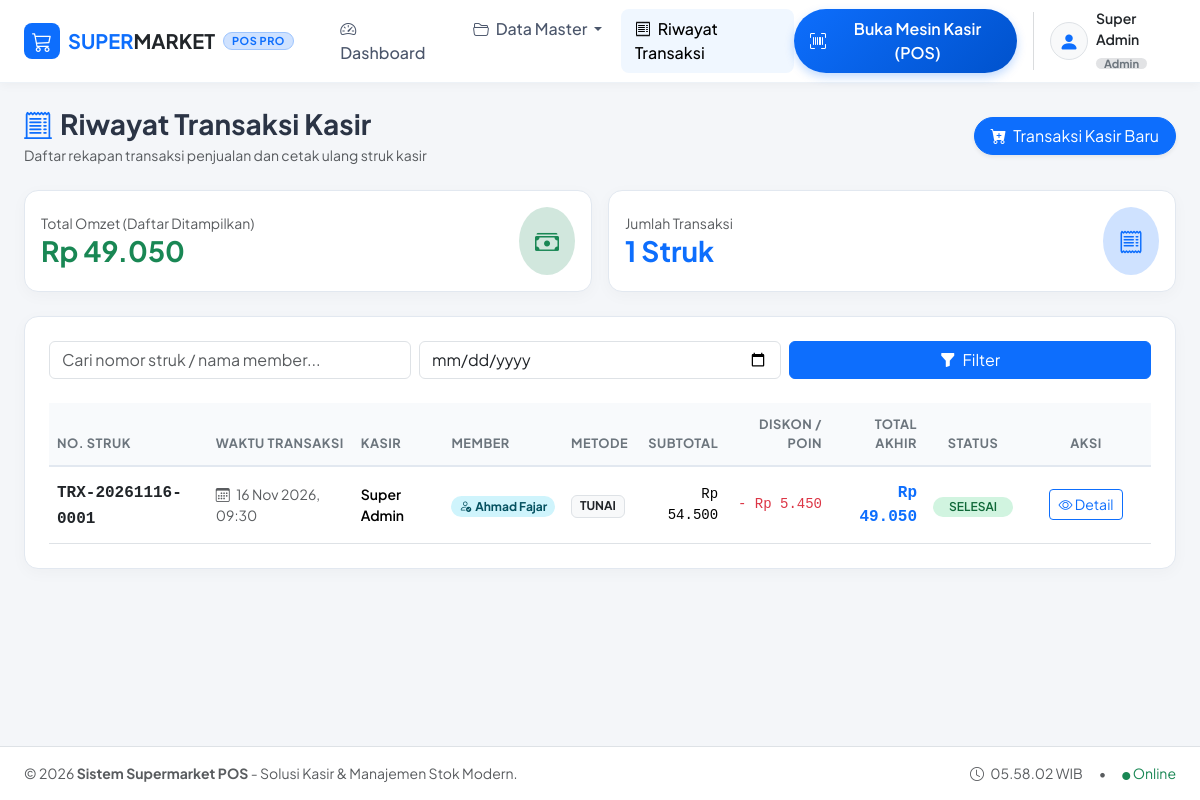
/riwayat.php, run on the app's committed database.
### tables this page shows
CREATE TABLE `pengguna` (
  `id` int NOT NULL,
  `nama_pengguna` varchar(100) NOT NULL,
  `jabatan` enum('Admin','Kasir','Manager') NOT NULL DEFAULT 'Kasir',
  `username` varchar(50) NOT NULL,
  `password` varchar(255) NOT NULL
);

CREATE TABLE `transaksi` (
  `id` int NOT NULL,
  `nomor_struk` varchar(50) NOT NULL,
  `id_kasir` int NOT NULL,
  `id_member` int DEFAULT NULL,
  `id_promo` int DEFAULT NULL,
  `subtotal` decimal(12,2) NOT NULL DEFAULT '0.00',
  `total_diskon` decimal(12,2) NOT NULL DEFAULT '0.00',
  `poin_dipakai` int NOT NULL DEFAULT '0',
  `poin_didapat` int NOT NULL DEFAULT '0',
  `total_akhir` decimal(12,2) NOT NULL DEFAULT '0.00',
  `metode_bayar` enum('TUNAI','QRIS','DEBIT','TRANSFER') NOT NULL DEFAULT 'TUNAI',
  `jumlah_bayar` decimal(12,2) NOT NULL DEFAULT '0.00',
  `kembalian` decimal(12,2) NOT NULL DEFAULT '0.00',
  `status` enum('SELESAI','PENDING','BATAL') NOT NULL DEFAULT 'SELESAI',
  `waktu_transaksi` datetime NOT NULL DEFAULT CURRENT_TIMESTAMP
);

CREATE TABLE `member` (
  `id` int NOT NULL,
  `nama_member` varchar(100) NOT NULL,
  `no_telepon` varchar(25) NOT NULL,
  `poin` int NOT NULL DEFAULT '0',
  `tanggal_daftar` date NOT NULL
);

### includes/functions.php (called while the page is built, shortened)
<?php
function format_rupiah($angka) {
    return 'Rp ' . number_format((float)$angka, 0, ',', '.');
}
function clean($data) {
    return htmlspecialchars(trim($data ?? ''), ENT_QUOTES, 'UTF-8');
}
function current_user() {
    $pdo = getDbConnection();
    $stmt = $pdo->query("SELECT * FROM pengguna ORDER BY id ASC LIMIT 1");
    $user = $stmt->fetch();
    if ($user) {
        return $user;
    }
    return [
        'id' => 1,
        'nama_pengguna' => 'Admin Kasir',
        'jabatan' => 'Kasir',
        'username' => 'kasir'
    ];
}

### riwayat.php (the view, shortened to what this page needs)
<?php
require_once __DIR__ . '/includes/header.php';
$pdo = getDbConnection();
$filterDate = clean($_GET['date'] ?? '');
$searchStruk = clean($_GET['search'] ?? '');
$sql = "
    SELECT t.*, p.nama_pengguna as nama_kasir, m.nama_member, pr.nama_promo
    FROM transaksi t
    LEFT JOIN pengguna p ON t.id_kasir = p.id
    LEFT JOIN member m ON t.id_member = m.id
    LEFT JOIN promo pr ON t.id_promo = pr.id
    WHERE 1=1
";
$params = [];
$sql .= " ORDER BY t.id DESC LIMIT 100";
$stmt = $pdo->prepare($sql);
$stmt->execute($params);
$transaksis = $stmt->fetchAll();
$totalPenjualan = array_sum(array_column($transaksis, 'total_akhir'));
$countTrans = count($transaksis);
?>
<div class="row align-items-center mb-4">
    <div class="col-md-6">
        <h3 class="fw-bold mb-1"><i class="bi bi-receipt-cutoff text-primary me-2"></i>Riwayat Transaksi Kasir</h3>
        <p class="text-muted small mb-0">Daftar rekapan transaksi penjualan dan cetak ulang struk kasir</p>
    </div>
    <div class="col-md-6 text-md-end mt-3 mt-md-0">
        <a href="kasir.php" class="btn btn-primary rounded-pill px-3 shadow-sm">
            <i class="bi bi-cart-plus-fill me-1"></i> Transaksi Kasir Baru
        </a>
    </div>
</div>
<div class="row g-3 mb-4">
    <div class="col-md-6">
        <div class="card card-custom p-3">
            <div class="d-flex align-items-center justify-content-between">
                <div>
                    <div class="text-muted small">Total Omzet (Daftar Ditampilkan)</div>
                    <h3 class="fw-bold mb-0 text-success"><?= format_rupiah($totalPenjualan) ?></h3>
                </div>
                <div class="bg-success-subtle text-success p-3 rounded-circle">
                    <i class="bi bi-cash-stack fs-4"></i>
                </div>
            </div>
        </div>
    </div>
    <div class="col-md-6">
        <div class="card card-custom p-3">
            <div class="d-flex align-items-center justify-content-between">
                <div>
                    <div class="text-muted small">Jumlah Transaksi</div>
                    <h3 class="fw-bold mb-0 text-primary"><?= number_format($countTrans) ?> Struk</h3>
                </div>
                <div class="bg-primary-subtle text-primary p-3 rounded-circle">
                    <i class="bi bi-receipt fs-4"></i>
                </div>
            </div>
        </div>
    </div>
</div>
<div class="card card-custom">
    <div class="card-body p-4">
        <form method="GET" class="row g-2 mb-4">
            <div class="col-md-4">
                <input type="text" name="search" class="form-control" placeholder="Cari nomor struk / nama member..." value="<?= htmlspecialchars($searchStruk) ?>">
            </div>
            <div class="col-md-4">
                <input type="date" name="date" class="form-control" value="<?= htmlspecialchars($filterDate) ?>">
            </div>
            <div class="col-md-4 d-flex gap-2">
                <button type="submit" class="btn btn-primary w-100"><i class="bi bi-funnel-fill me-1"></i> Filter</button>
            </div>
        </form>
        <div class="table-responsive">
            <table class="table table-custom table-hover align-middle mb-0">
                <thead>
                    <tr>
                        <th>No. Struk</th>
                        <th>Waktu Transaksi</th>
                        <th>Kasir</th>
                        <th>Member</th>
                        <th>Metode</th>
                        <th class="text-end">Subtotal</th>
                        <th class="text-end">Diskon / Poin</th>
                        <th class="text-end">Total Akhir</th>
                        <th class="text-center">Status</th>
                        <th class="text-center" style="width: 130px;">Aksi</th>
                    </tr>
                </thead>
                <tbody>
                    <?php if (empty($transaksis)): ?>
                        <tr>
                            <td colspan="10" class="text-center py-5 text-muted">
                                <i class="bi bi-receipt fs-1 text-secondary opacity-50 d-block mb-2"></i>
                                Belum ada riwayat transaksi yang tercatat.
                            </td>
                        </tr>
                    <?php else: ?>
                        <?php foreach ($transaksis as $t): ?>
                            <tr>
                                <td>
                                    <span class="font-monospace fw-bold text-dark">
                                        <?= htmlspecialchars($t['nomor_struk']) ?>
                                    </span>
                                </td>
                                <td class="small text-muted">
                                    <i class="bi bi-calendar3 me-1"></i> <?= date('d M Y, H:i', strtotime($t['waktu_transaksi'])) ?>
                                </td>
                                <td class="small fw-semibold"><?= htmlspecialchars($t['nama_kasir'] ?? 'Kasir') ?></td>
                                <td>
                                    <?php if ($t['nama_member']): ?>
                                        <span class="badge bg-info-subtle text-info-emphasis rounded-pill">
                                            <i class="bi bi-person-check me-1"></i><?= htmlspecialchars($t['nama_member']) ?>
                                        </span>
                                    <?php else: ?>
                                        <span class="text-muted small">Umum</span>
                                    <?php endif; ?>
                                </td>
                                <td>
                                    <span class="badge bg-light text-dark border">
                                        <?= htmlspecialchars($t['metode_bayar']) ?>
                                    </span>
                                </td>
                                <td class="text-end font-monospace small"><?= format_rupiah($t['subtotal']) ?></td>
                                <td class="text-end font-monospace small text-danger">
                                    <?php
                                        $pot = $t['total_diskon'] + ($t['poin_dipakai'] * 100);
                                        echo $pot > 0 ? '- ' . format_rupiah($pot) : '-';
                                    ?>
                                </td>
                                <td class="text-end font-monospace fw-bold text-primary"><?= format_rupiah($t['total_akhir']) ?></td>
                                <td class="text-center">
                                    <span class="badge badge-subtle-success px-3 py-1 rounded-pill"><?= htmlspecialchars($t['status']) ?></span>
                                </td>
                                <td class="text-center">
                                    <button class="btn btn-sm btn-outline-primary" onclick="viewDetail(<?= $t['id'] ?>)" title="Lihat Detail & Cetak Ulang Struk">
                                        <i class="bi bi-eye"></i> Detail
                                    </button>
                                </td>
                            </tr>
                        <?php endforeach; ?>
                    <?php endif; ?>
                </tbody>
            </table>
        </div>
    </div>
</div>
<?php require_once __DIR__ . '/includes/footer.php'; ?>

### includes/header.php (shortened to what this page needs)
<?php
require_once __DIR__ . '/functions.php';
$activeUser = current_user();
$scriptName = $_SERVER['SCRIPT_NAME'] ?? '';
$depth = substr_count(trim($scriptName, '/'), '/');
$baseUrl = ($depth > 1) ? '../' : '';
?>
<!DOCTYPE html>
<html lang="id">
<head>
    <link href="https://cdn.jsdelivr.net/npm/bootstrap@5.3.3/dist/css/bootstrap.min.css" rel="stylesheet">
    <link rel="stylesheet" href="https://cdn.jsdelivr.net/npm/bootstrap-icons@1.11.3/font/bootstrap-icons.min.css">
    <link rel="stylesheet" href="https://cdn.jsdelivr.net/npm/sweetalert2@11/dist/sweetalert2.min.css">
</head>
<body>
<nav class="navbar navbar-expand-lg main-navbar sticky-top">
    <div class="container-fluid px-lg-4">
        <a class="navbar-brand d-flex align-items-center gap-2 fw-bold text-primary" href="<?= $baseUrl ?>index.php">
            <span class="d-inline-flex align-items-center justify-content-center bg-primary text-white rounded-3 p-2" style="width: 36px; height: 36px;">
                <i class="bi bi-cart3 fs-5"></i>
            </span>
            <span class="fs-5 tracking-tight">SUPER<span class="text-dark">MARKET</span></span>
            <span class="badge bg-primary-subtle text-primary border border-primary-subtle navbar-brand-badge rounded-pill">POS PRO</span>
        </a>
        <div class="collapse navbar-collapse" id="navbarContent">
            <ul class="navbar-nav me-auto mb-2 mb-lg-0 ms-lg-3 gap-1">
                <li class="nav-item">
                    <a class="nav-link <?= (basename($_SERVER['PHP_SELF']) == 'index.php' && $depth <= 1) ? 'active' : '' ?>" href="<?= $baseUrl ?>index.php">
                        <i class="bi bi-speedometer2 me-1"></i> Dashboard
                    </a>
                </li>
                <li class="nav-item dropdown">
                    <a class="nav-link dropdown-toggle <?= (strpos($_SERVER['PHP_SELF'], 'produk') !== false || strpos($_SERVER['PHP_SELF'], 'kategori') !== false) ? 'active' : '' ?>" href="#" role="button" data-bs-toggle="dropdown" aria-expanded="false">
                        <i class="bi bi-folder2-open me-1"></i> Data Master
                    </a>
                </li>
                <li class="nav-item">
                    <a class="nav-link <?= (basename($_SERVER['PHP_SELF']) == 'riwayat.php') ? 'active' : '' ?>" href="<?= $baseUrl ?>riwayat.php">
                        <i class="bi bi-receipt me-1"></i> Riwayat Transaksi
                    </a>
                </li>
            </ul>
            <div class="d-flex align-items-center gap-3">
                <a href="<?= $baseUrl ?>kasir.php" class="btn btn-pos-launch rounded-pill px-3 py-2 d-flex align-items-center gap-2">
                    <i class="bi bi-upc-scan fs-6"></i>
                    <span>Buka Mesin Kasir (POS)</span>
                </a>
                <div class="d-flex align-items-center gap-2">
                    <div class="bg-light rounded-circle p-2 text-primary border d-flex align-items-center justify-content-center" style="width: 38px; height: 38px;">
                        <i class="bi bi-person-fill fs-5"></i>
                    </div>
                    <div class="d-none d-sm-block text-start leading-tight">
                        <div class="fw-semibold small text-dark"><?= htmlspecialchars($activeUser['nama_pengguna'] ?? 'Kasir') ?></div>
                        <span class="badge bg-secondary-subtle text-secondary py-0 px-2 rounded-pill" style="font-size: 0.7rem;">
                            <?= htmlspecialchars($activeUser['jabatan'] ?? 'Kasir') ?>
                        </span>
                    </div>
                </div>
            </div>
        </div>
    </div>
</nav>
<main class="flex-grow-1 py-4">
    <div class="container-fluid px-lg-4">

### includes/header.php (style rules this page uses)
:root { --pos-primary: #0d6efd; --pos-primary-dark: #0a58ca; --pos-success: #198754; --pos-bg: #f4f6f9; --pos-card-border: #e2e8f0; }
body { font-family: 'Plus Jakarta Sans', -apple-system, BlinkMacSystemFont, "Segoe UI", Roboto, sans-serif; background-color: var(--pos-bg); color: #2b3445; min-height: 100vh; display: flex; flex-direction: column; }
.navbar-brand-badge { font-size: 0.68rem; padding: 3px 8px; letter-spacing: 0.5px; font-weight: 700; }
.main-navbar { background: #ffffff; box-shadow: 0 2px 10px rgba(0,0,0,0.04); border-bottom: 1px solid #edf2f7; }
.nav-link { font-weight: 500; color: #4b566b; padding: 0.5rem 0.9rem !important; border-radius: 8px; transition: all 0.2s ease; }
.nav-link:hover, .nav-link.active { color: var(--pos-primary); background-color: #f0f7ff; }
.btn-pos-launch { background: linear-gradient(135deg, #0d6efd 0%, #0052cc 100%); border: none; color: white !important; font-weight: 600; box-shadow: 0 4px 10px rgba(13, 110, 253, 0.25); transition: transform 0.15s ease, box-shadow 0.15s ease; }
.card-custom { border: 1px solid var(--pos-card-border); border-radius: 14px; box-shadow: 0 4px 16px rgba(0, 0, 0, 0.03); background: #ffffff; transition: all 0.2s ease; }
.badge-subtle-success { background-color: #d1f4e0; color: #0f6838; font-weight: 600; }
.table-custom th { font-size: 0.8rem; text-transform: uppercase; letter-spacing: 0.5px; color: #6c757d; background-color: #f8fafc; border-bottom: 2px solid #e2e8f0; padding-top: 12px; padding-bottom: 12px; }
.table-custom td { vertical-align: middle; padding-top: 12px; padding-bottom: 12px; }

### data on the page
pengguna: nama_pengguna "Super Admin", jabatan "Admin"
transaksi: nomor_struk "TRX-20261116-0001", waktu_transaksi "16 Nov 2026, 09:30", id_kasir.nama_pengguna "Super Admin", id_member.nama_member "Ahmad Fajar", metode_bayar "TUNAI", subtotal "Rp 54.500", format_rupiah($pot) "Rp 5.450", total_akhir "Rp 49.050", status "SELESAI"

### other printed values
format_rupiah($totalPenjualan) "Rp 49.050"
$countTrans "1"
